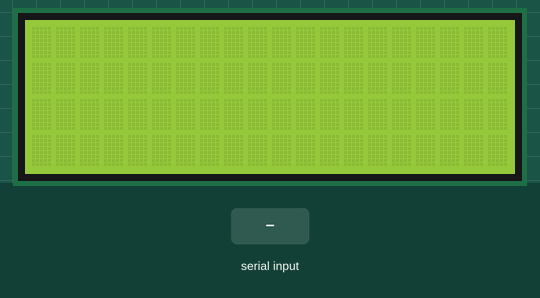
The sketch below on a simulated Arduino Uno, built with avr-gcc and run on an emulated ATmega328P. Parts: 20×4 character LCD. Inputs (shaded band) come from the test bench. What the sketch prints to the serial monitor is not drawn.

Above: at 1.2 s.
1.3 s: "1" received over Serial
3.3 s: "0" received over Serial
At 5.0 s:
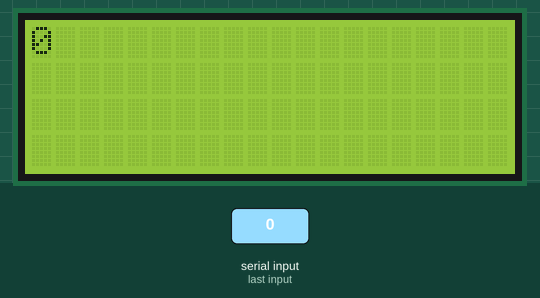
5.3 s: "2" received over Serial
Timing chart, 0 to 8.3 s (numbered marks = the images above; inputs shaded):
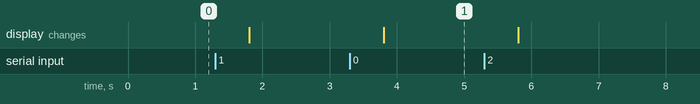

Measured:
- after the input at 3.3 s, the display: changes after 0.51 s (image 1)

The sketch:

serial_to_lcd.ino
```cpp
#include <LCDI2C_Multilingual.h>

LCDI2C_Generic lcd(0x27, 20, 4);  // I2C address: 0x27; Display size: 20x4

void setup() {
  Serial.begin(9600);
  lcd.init();
  lcd.backlight();
}

void loop() {
  // when characters arrive over the serial port...
  if (Serial.available()) {
    // wait a bit for the entire message to arrive
    delay(500);
    // clear the screen
    lcd.clear();
    // read all the available characters
    while (Serial.available() > 0) {
      // display each character to the LCD
      lcd.write(Serial.read());
      Serial.println(Serial.read());
    }
  }
}
```
